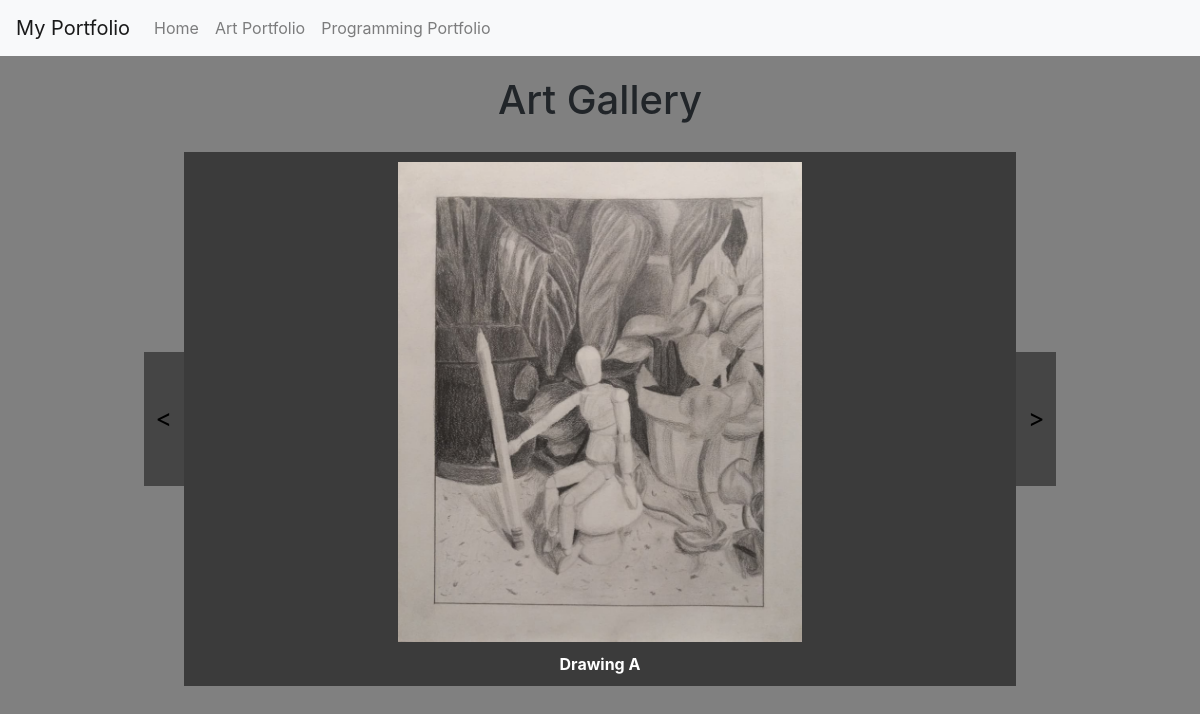
Page /art_gallery/ on the committed database.
### webapp/models.py (models this page shows)
class Image(models.Model): # Creates art image database, each item has a title and image file
    title = models.CharField(max_length=200)
    image = models.FileField(upload_to="art_images/", blank=True) # Where added images are uploaded to in server files

### webapp/views.py (the view)
def art_gallery(request): # Defines art gallery view, returns art gallery page
    images = Image.objects.all() # Retrieves all the items in Image database
    return render(request, "art_gallery.html", {"Images": images}) # Retrieves the corresponding HTML page and image objects

### webapp/templates/art_gallery.html (shortened to what this page needs)
{% extends "base.html" %}
{% load static %}
{% block content %}
<link rel="stylesheet" href="{% static 'styles/styles.css' %}">
<body id="content">
    <h1>Art Gallery</h1>
    <div id="gallery">
        <div class="image-container">
            {% for image_item in Images %}
            {% if image_item.image %}
            <img class="image-item" id="image-{{forloop.counter0}}" src="{{ image_item.image.url }}"
                alt="{{ image_item.title }}" style="display: none">
            {% endif %}
            <p class="image-title" id="title-{{forloop.counter0}}" style="display: none;">{{ image_item.title }}</p>
            {% endfor %}
        </div>
        <button class="nav-button" id="previous">&lt;</button>
        <button class="nav-button" id="next">&gt;</button>
    </div>
</body>
{% endblock %}

### static/styles/styles.css (style rules this page uses)
#content { margin: 0 auto; background-color: gray; }
body { text-align: center; }
h1 { padding: 20px; }
p { font-weight: bold; }
#gallery { display: grid; grid-template-columns: 1fr 6fr 1fr; grid-template-rows: 1fr; align-items: center; }
.image-item { height: 500px; padding: 10px; }
.image-title { color: white; padding-bottom: 10px; margin: 0; }
.image-container { grid-column: 2; display: grid; grid-template-rows: repeat(2, auto); justify-content: center; align-items: center; background-color: #3b3b3b; text-align: center; }
#previous, #next { padding: 10px; display: flex; justify-content: center; align-items: center; width: 25%; height: 25%; padding: 10px; border: 10px solid; border-color: #454545; background-color: #454545; font-size: 25px; }
#previous { grid-column: 1; grid-row: 1; justify-self: end; }
#next { grid-column: 3; grid-row: 1; justify-self: start; }

### rows in the picture
Image: image (picture), title "Drawing A"
